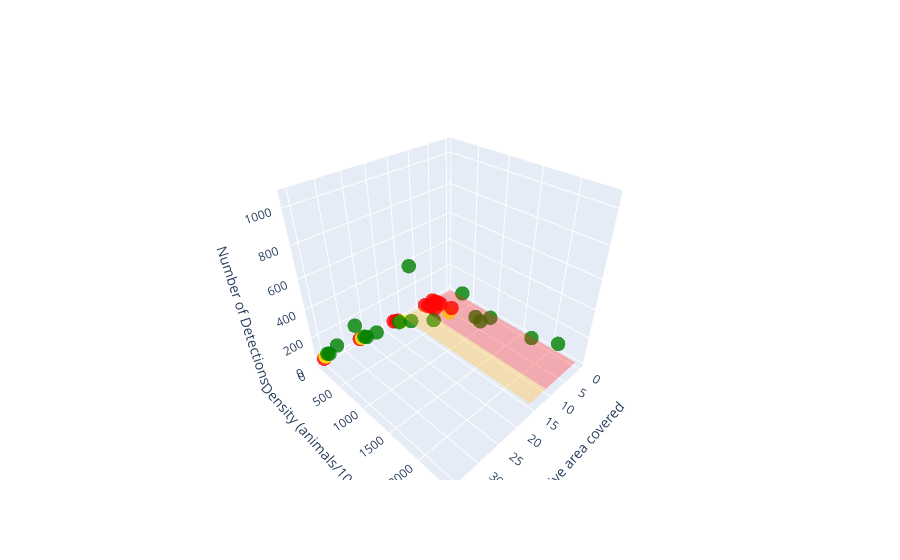

The notebook cell this image was saved under:
### Markdown cell above
3D plot

### Code cell
# Extract columns
area = data['area_p']
density = data['trueDensity']
detections = data['mean_n']

# Define colors based on the number of detections
# Create a continuous color scale based on number of detections
colors = []
for detection in detections:
    if detection < 60:
        colors.append('red')
    elif 60 <= detection <= 80:
        colors.append('yellow')
    else:
        colors.append('green')
colorscale = [[0, 'red'], [0.5, 'yellow'], [1, 'green']]

# Create a 3D scatter plot
fig = go.Figure(data=[go.Scatter3d(
    x=area,
    y=density,
    z=detections,
    mode='markers',
    marker=dict(
        size=5,
        size=8,  # Increased marker size
        color=colors,  # set color to an array/list of desired values
        color=detections,  # Color based on detection values
        colorscale=colorscale,
        colorbar=dict(
            title='Number of Detections',
            tickformat='.0f'
        ),
        opacity=0.8
    )
        opacity=1.0
    ),
    name='Detections'
)])

# Labels and tick marks
# Update layout with better formatting
fig.update_layout(
    title=dict(
        text='Quadcopter Survey Feasibility Analysis',
        x=0.5,
        y=0.95,
        font=dict(size=20)
    ),
    scene=dict(
        xaxis=dict(
            title='Relative area covered',
            title='Relative Area Covered (%)',
            tickmode='linear',
            dtick=5.0  # Set ticks in 0.2 increments
            dtick=5.0,
            gridcolor='lightgray'
        ),
        yaxis=dict(
            title='Density (animals/1000km^2)'
            title='Density (animals/1000km²)',
            gridcolor='lightgray'
        ),
        zaxis=dict(
            title='Number of Detections',
            gridcolor='lightgray'
        ),
        zaxis_title='Number of Detections'
        camera=dict(
            eye=dict(x=1.5, y=1.5, z=1.2),  # Adjusted camera angle
            up=dict(x=0, y=0, z=1)
        ),
        aspectratio=dict(x=1, y=1, z=0.7)
    )
)


# Define the x-axis regions with reduced opacity
x_orange = np.linspace(10, 15, 50)  # Orange region between 8 and 16
x_orange = np.linspace(10, 15, 50)
x_red = np.linspace(0, 10, 50)      # Red region below 8

# Define y and z ranges for the shaded regions
x_red = np.linspace(0, 10, 50)
y_range = np.linspace(density.min(), density.max(), 50)
z_range = np.linspace(detections.min(), detections.max(), 50)

# Create mesh grids for the orange region
# Create mesh grids
x_orange_grid, y_orange_grid = np.meshgrid(x_orange, y_range)
z_orange_grid = np.full_like(x_orange_grid, detections.min())  # Flat plane at the bottom

# Create mesh grids for the red region
x_red_grid, y_red_grid = np.meshgrid(x_red, y_range)
z_orange_grid = np.full_like(x_orange_grid, detections.min())
z_red_grid = np.full_like(x_red_grid, detections.min())  # Flat plane at the bottom
z_red_grid = np.full_like(x_red_grid, detections.min())

# Add the orange region as a surface
# Add the warning regions with reduced opacity
fig.add_trace(go.Surface(
    x=x_orange_grid,
    y=y_orange_grid,
    z=z_orange_grid,
    colorscale=[[0, 'orange'], [1, 'orange']],
    opacity=0.3,
    opacity=0.2,
    showscale=False
    showscale=False,
    name='Warning Zone'
))

# Add the red region as a surface
fig.add_trace(go.Surface(
    x=x_red_grid,
    y=y_red_grid,
    z=z_red_grid,
    colorscale=[[0, 'red'], [1, 'red']],
    opacity=0.3,
    opacity=0.2,
    showscale=False
    showscale=False,
    name='Critical Zone'
))

# Show plot
fig.show()

# Save the plot as an HTML file
output_html_path = os.path.join('..', '..', 'Output', 'Plots', 'quadcopterFeasability_plot.html')
pio.write_html(fig, output_html_path)

### Figure 1 — Plotly figure (JSON) as saved in the notebook; plotly's stock layout.template omitted (floating-point values rounded to 4 significant figures; data arrays with more than 128 entries replaced by an {"elided": "..."} marker saying what was removed)
{"data": [{"marker": {"color": ["red", "red", "red", "red", "yellow", "green", "green", "red", "red", "red", "yellow", "green", "green", "green", "red", "yellow", "green", "green", "green", "green", "green", "red", "yellow", "green", "green", "green", "green", "green", "red", "red", "red", "red", "red", "green", "green"], "opacity": 0.8, "size": 5}, "mode": "markers", "type": "scatter3d", "x": [8.55, 8.55, 8.55, 8.55, 8.55, 8.55, 8.55, 17.68, 17.68, 17.68, 17.68, 17.68, 17.68, 17.68, 26.78, 26.78, 26.78, 26.78, 26.78, 26.78, 26.78, 35.34, 35.34, 35.34, 35.34, 35.34, 35.34, 35.34, 5.98, 5.98, 5.98, 5.98, 5.98, 5.98, 5.98], "y": [75.16, 150.3, 225.5, 300.6, 601.3, 1203.0, 2405.0, 58.05, 116.1, 174.2, 232.2, 464.4, 928.8, 1858.0, 62.32, 124.6, 187.0, 249.3, 498.6, 997.1, 1994.0, 60.63, 121.3, 181.9, 242.5, 485.0, 970.1, 1940.0, 60.41, 120.8, 181.2, 241.6, 483.3, 966.6, 1933.0], "z": [12, 22, 33, 39, 79, 158, 316, 19, 38, 55, 63, 126, 253, 505, 35, 60, 89, 103, 206, 411, 821, 39, 76, 115, 132, 264, 529, 1056, 8, 13, 20, 22, 45, 89, 178]}, {"colorscale": [[0, "orange"], [1, "orange"]], "opacity": 0.3, "showscale": false, "type": "surface", "x": {"elided": "50x50 float values"}, "y": {"elided": "50x50 float values"}, "z": {"elided": "50x50 float values"}}, {"colorscale": [[0, "red"], [1, "red"]], "opacity": 0.3, "showscale": false, "type": "surface", "x": {"elided": "50x50 float values"}, "y": {"elided": "50x50 float values"}, "z": {"elided": "50x50 float values"}}], "layout": {"scene": {"xaxis": {"dtick": 5, "tickmode": "linear", "title": {"text": "Relative area covered"}}, "yaxis": {"title": {"text": "Density (animals/1000km^2)"}}, "zaxis": {"title": {"text": "Number of Detections"}}}}}
